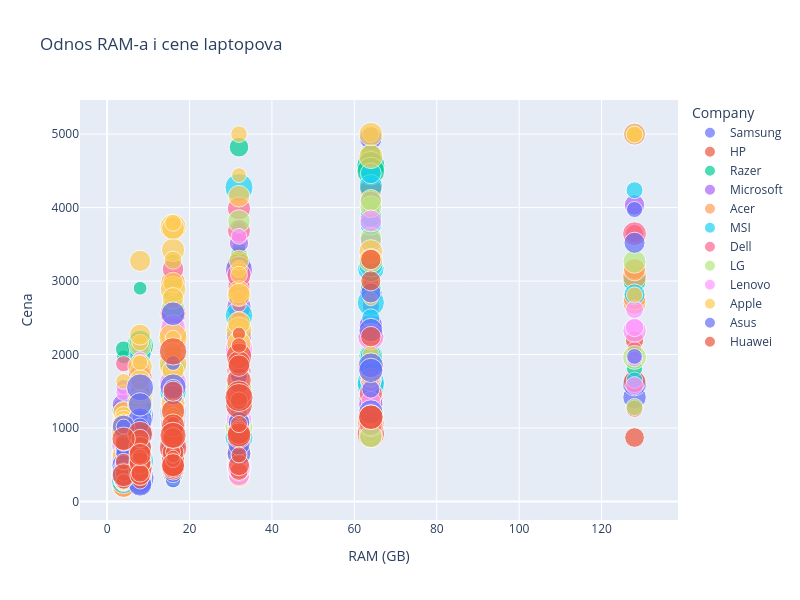

Source (notebook cell):
### Code cell
# Interaktivni scatter plot - cena vs RAM
if 'Ram' in df.columns and 'Price' in df.columns:
    fig = px.scatter(df, 
                     x='Ram', 
                     y='Price',
                     color='Company' if 'Company' in df.columns else None,
                     size='Weight' if 'Weight' in df.columns else None,
                     hover_data=['TypeName'] if 'TypeName' in df.columns else None,
                     title='Odnos RAM-a i cene laptopova')
    
    fig.update_layout(
        xaxis_title='RAM (GB)',
        yaxis_title='Cena',
        width=800,
        height=600
    )
    
    fig.show()
